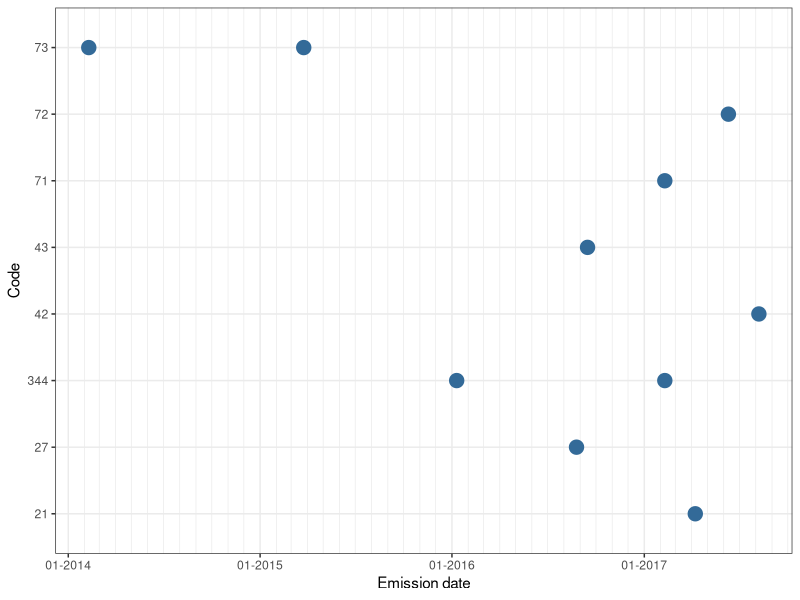

Write the R code that produced this figure.
rm(list = ls())   #clear current memory
graphics.off()    #close all graphics windows
cat("\014")       #clear the console

library(tidyverse)
library(ggplot2)
library(lubridate)
library(scales)

code_1000 <-
  as.data.frame(cbind(
    c("3", "3", "7", "7", "7", "7", "2", "2", "4", "4"),
    c("344", "344", "73", "73", "71", "72", "21", "27", "42", "43"),
    c("9-02-2017", "10-01-2016","9-02-2014", "25-03-2015", "9-02-2017",
      "10-06-2017", "8-04-2017", "25-08-2016", "07-08-2017", "15-09-2016"
    )
  ))
names(code_1000) <- c("number", "code", "date")

code_1000$date <- lubridate::dmy(as.character(code_1000$date))

qplot(
  data = code_1000,
  x = date,
  y = code,
  geom = c("point"),
  na.rm = TRUE,
  xlab = "Emission date",
  ylab = "Code",
  size = 1,
  col = 2
) + theme_bw() + theme(legend.position = "none") + scale_x_date(
  date_breaks = "1 year",
  date_minor_breaks = "1 month",
  labels = date_format("%m-%Y")
)